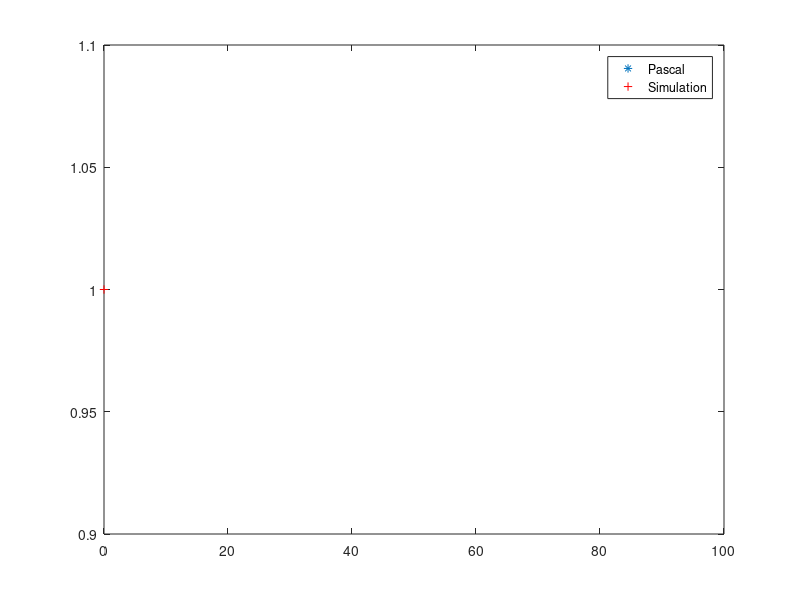

MATLAB code to generate this figure:
%simulate Pascal(n,p) distr
p=input('prob of success');
n=input('rank');


N=input('NR of simmulations=');
%10,1e2,10e5
for i = 1:N
    for j = 1:n
        Y(j)=0;%initial value
        while (rand >= p) %count nr of failures
            Y(j) = Y(j) + 1; %failure U>=p
        end;
    end
    X(i)=sum(Y);
end
%Compare graphically to the Geo(p) distr
UX=unique(X);
nX=hist(X,length(UX));
relfreq=nX/N;
%compare graphically
k=0:100;
pk=nbinpdf(k,n,p);
clf
plot(k,pk,'*',UX,relfreq,'r+')
legend('Pascal','Simulation')